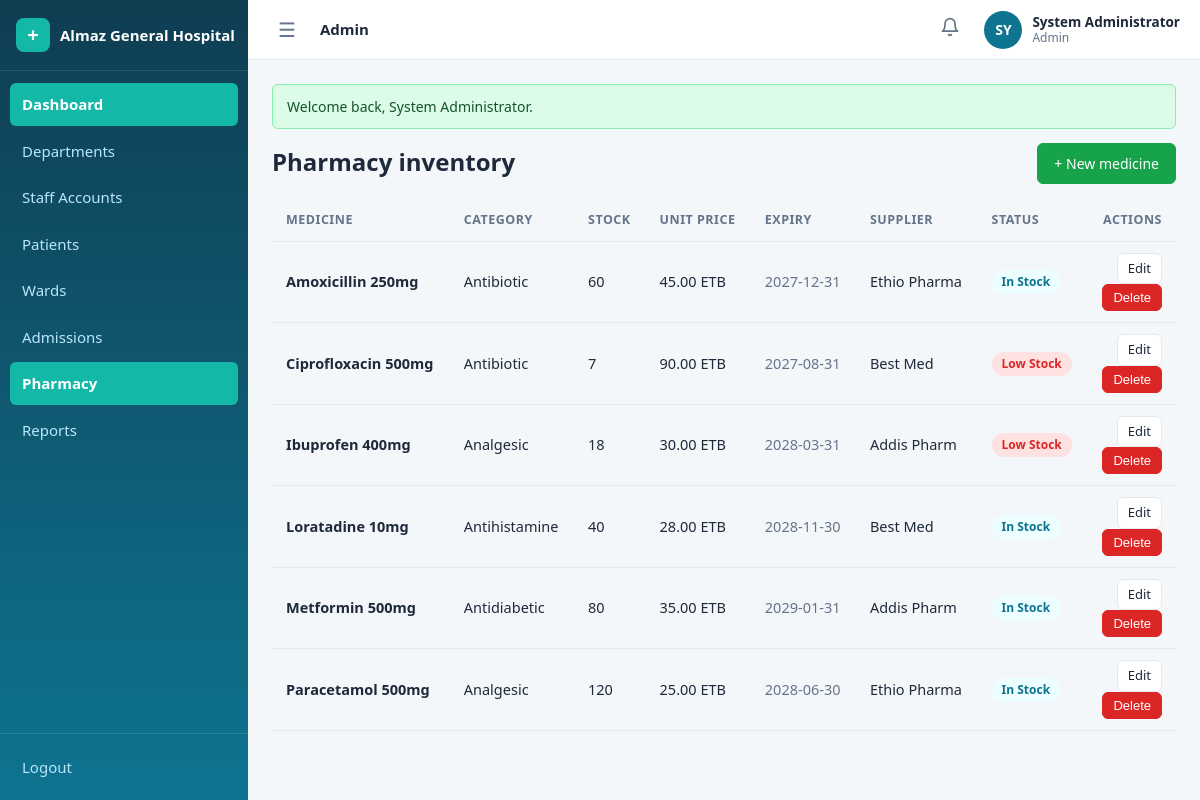
Page /admin/medicines (signed in) on the committed database.
### tables this page shows
CREATE TABLE IF NOT EXISTS medicines (
    id                 INT UNSIGNED AUTO_INCREMENT PRIMARY KEY,
    name               VARCHAR(150) NOT NULL,
    category           VARCHAR(100) DEFAULT NULL,
    stock_quantity     INT NOT NULL DEFAULT 0,
    unit_price         DECIMAL(10,2) NOT NULL DEFAULT 0.00,
    expiry_date        DATE DEFAULT NULL,
    supplier           VARCHAR(150) DEFAULT NULL,
    low_stock_threshold INT NOT NULL DEFAULT 10,
    created_at         TIMESTAMP NOT NULL DEFAULT CURRENT_TIMESTAMP,
    updated_at         TIMESTAMP NOT NULL DEFAULT CURRENT_TIMESTAMP ON UPDATE CURRENT_TIMESTAMP,
    UNIQUE KEY uq_medicines_name (name)
);

### config/helpers.php (called while the page is built, shortened)
<?php
function e($value): string
{
    return htmlspecialchars((string) $value, ENT_QUOTES, 'UTF-8');
}
function url(string $path = ''): string
{
    return BASE_URL . '/' . ltrim($path, '/');
}
function render_partial(string $view, array $data = []): string
{
    extract($data, EXTR_SKIP);
    require APP_ROOT . '/views/' . $view . '.php';
    return ob_get_clean();
}
function view(string $view, array $data = [], string $layout = 'app'): void
{
    $content = render_partial($view, $data);
}

### controllers/PharmacyController.php (called while the page is built, shortened)
<?php
class PharmacyController
{
    public function index(): void
    {
        view('admin/medicines/index', [
            'medicines' => Medicine::all(),
        ]);
    }
}

### public/index.php (called while the page is built, shortened)
<?php
$method = $_SERVER['REQUEST_METHOD'];
$path   = '/' . trim($_GET['url'] ?? '', '/');
if ($path !== '/') {
    $path = rtrim($path, '/');
}
[$controllerClass, $action, $params] = dispatch($routes, $method, $path);
$controller = new $controllerClass();
call_user_func_array([$controller, $action], [$params]);
function dispatch(array $routes, string $method, string $path): array
{
    foreach ($routes[$method] ?? [] as $pattern => $handler) {
        $params = match_route($pattern, $path);
        if ($params !== null) {
            return [$handler[0], $handler[1], $params];
        }
    }
    exit;
}
function match_route(string $pattern, string $path): ?array
{
    $patternParts = explode('/', trim($pattern, '/'));
    $pathParts    = $path === '/' ? [''] : explode('/', trim($path, '/'));
    if (count($patternParts) !== count($pathParts)) {
        return null;
    }
    $params = [];
    foreach ($patternParts as $i => $segment) {
        if (strlen($segment) > 2 && $segment[0] === '{' && substr($segment, -1) === '}') {
            $key = substr($segment, 1, -1);
            $params[$key] = urldecode($pathParts[$i]);
        } elseif ($segment !== $pathParts[$i]) {
            return null;
        }
    }
    return $params;
}

### models/Medicine.php (called while the page is built, shortened)
<?php
class Medicine
{
    public static function all(): array
    {
        return db()->query(
            'SELECT m.*, (m.stock_quantity <= m.low_stock_threshold) AS low_stock
             FROM medicines m
             ORDER BY m.name'
        )->fetchAll();
    }
}

### views/admin/medicines/index.php (the view, shortened to what this page needs)
<div class="row">
    <h1 class="page-title grow">Pharmacy inventory</h1>
    <a class="btn btn-ok" href="<?= url('/admin/medicines/create') ?>">+ New medicine</a>
</div>
<div class="table-wrap mt">
    <table class="table">
        <thead>
            <tr>
                <th>Medicine</th>
                <th>Category</th>
                <th>Stock</th>
                <th>Unit price</th>
                <th>Expiry</th>
                <th>Supplier</th>
                <th>Status</th>
                <th class="text-right">Actions</th>
            </tr>
        </thead>
        <tbody>
            <?php foreach ($medicines as $m): ?>
            <tr>
                <td><strong><?= e($m['name']) ?></strong></td>
                <td><?= e($m['category'] ?: '—') ?></td>
                <td><?= (int) $m['stock_quantity'] ?></td>
                <td><?= number_format((float) $m['unit_price'], 2) ?> ETB</td>
                <td class="text-muted"><?= e($m['expiry_date'] ?? '—') ?></td>
                <td><?= e($m['supplier'] ?: '—') ?></td>
                <td>
                    <?php if ((int) $m['stock_quantity'] === 0): ?>
                        <span class="badge badge-inactive">Out of stock</span>
                    <?php elseif ((int) $m['low_stock']): ?>
                        <span class="badge badge-rejected">Low stock</span>
                    <?php else: ?>
                        <span class="badge badge-completed">In stock</span>
                    <?php endif; ?>
                </td>
                <td class="text-right">
                    <a class="btn btn-sm" href="<?= url('/admin/medicines/' . (int) $m['id'] . '/edit') ?>">Edit</a>
                    <form method="post" action="<?= url('/admin/medicines/' . (int) $m['id'] . '/delete') ?>" class="inline"
                          onsubmit="return confirm('Delete <?= e($m['name']) ?>?')">
                        <button class="btn btn-sm btn-danger" type="submit">Delete</button>
                    </form>
                </td>
            </tr>
            <?php endforeach; ?>
        </tbody>
    </table>
</div>

### public/assets/css/style.css (style rules this page uses)
:root { --primary: #0e7490; --primary-dark: #155e75; --primary-soft: #ecfeff; --teal: #14b8a6; --teal-dark: #0f766e; --bg: #f4f7f9; --surface: #ffffff; --border: #e2e8f0; --text: #1e293b; --text-muted: #64748b; --ok: #16a34a; --ok-soft: #dcfce7; --warn: #b45309; --warn-soft: #fef3c7; --danger: #dc2626; --danger-soft: #fee2e2; --info: #0369a1; --info-soft: #dbeafe; --radius: 10px; --radius-sm: 6px; --shadow-sm: 0 1px 2px rgba(15, 23, 42, .06); --shadow-md: 0 10px 24px rgba(15, 23, 42, .10); --font: 'Segoe UI', system-ui, -apple-system, sans-serif; --sidebar-w: 248px; --sidebar-coll: 76px; --header-h: 60px; }
* { box-sizing: border-box; }
html, body { margin: 0; padding: 0; font-family: var(--font); color: var(--text); background: var(--bg); font-size: 15px; line-height: 1.5; }
a { color: var(--primary); text-decoration: none; }
.text-muted { color: var(--text-muted); }
.app { display: flex; min-height: 100vh; }
.page-title { font-size: 24px; margin: 0 0 4px; }
.mt { margin-top: 20px; }
.btn { display: inline-flex; align-items: center; justify-content: center; gap: 6px; padding: 9px 16px; border-radius: var(--radius-sm); border: 1px solid var(--border); background: var(--surface); color: var(--text); font-size: 14px; font-weight: 500; cursor: pointer; transition: background .15s, border-color .15s, box-shadow .15s; }
.btn-ok { background: var(--ok); border-color: var(--ok); color: #fff; }
.btn-danger { background: var(--danger); border-color: var(--danger); color: #fff; }
.btn-sm { padding: 5px 10px; font-size: 13px; }
.badge { display: inline-block; padding: 3px 10px; border-radius: 999px; font-size: 12px; font-weight: 600; text-transform: capitalize; }
.badge-rejected { background: var(--danger-soft); color: var(--danger); }
.badge-completed { background: var(--primary-soft); color: var(--primary); }
.table-wrap { overflow-x: auto; margin-top: 16px; }
.table { width: 100%; border-collapse: collapse; font-size: 14.5px; }
.table th, .table td { text-align: left; padding: 11px 14px; border-bottom: 1px solid var(--border); white-space: nowrap; }
.table th { font-size: 12.5px; text-transform: uppercase; letter-spacing: .04em; color: var(--text-muted); }
th.text-right, td.text-right { text-align: right; }
.row { display: flex; gap: 14px; align-items: center; flex-wrap: wrap; }
.row .grow { flex: 1; }

### rows in the picture
medicines: name "Amoxicillin 250mg", category "Antibiotic", stock_quantity "60", unit_price "45.00", expiry_date "2027-12-31", supplier "Ethio Pharma", shows "In Stock"
medicines: name "Ciprofloxacin 500mg", category "Antibiotic", stock_quantity "7", unit_price "90.00", expiry_date "2027-08-31", supplier "Best Med", shows "Low Stock"
medicines: name "Ibuprofen 400mg", category "Analgesic", stock_quantity "18", unit_price "30.00", expiry_date "2028-03-31", supplier "Addis Pharm", shows "Low Stock"
medicines: name "Loratadine 10mg", category "Antihistamine", stock_quantity "40", unit_price "28.00", expiry_date "2028-11-30", supplier "Best Med", shows "In Stock"
medicines: name "Metformin 500mg", category "Antidiabetic", stock_quantity "80", unit_price "35.00", expiry_date "2029-01-31", supplier "Addis Pharm", shows "In Stock"
medicines: name "Paracetamol 500mg", category "Analgesic", stock_quantity "120", unit_price "25.00", expiry_date "2028-06-30", supplier "Ethio Pharma", shows "In Stock"

### other values in the picture
APP_NAME "Almaz General Hospital"
$label "Dashboard"
$label "Departments"
$label "Staff Accounts"
$label "Patients"
$label "Wards"
$label "Admissions"
$label "Pharmacy"
$label "Reports"
$roleLabel "Admin"
$initials "SY"
$user['name'] "System Administrator"
$flash['message'] "Welcome back, System Administrator."
